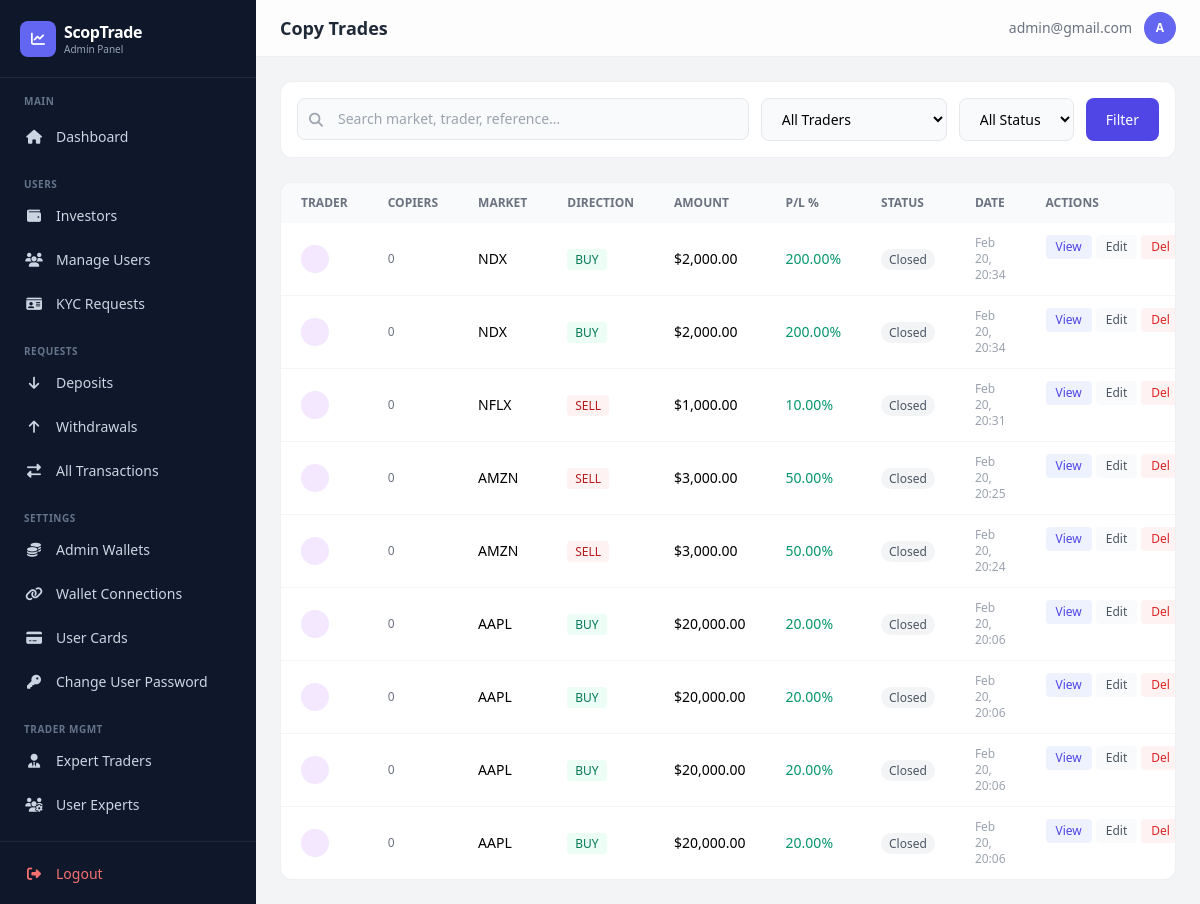
The page /dashboard/copy-trades/ (signed in) on the database as committed earlier.
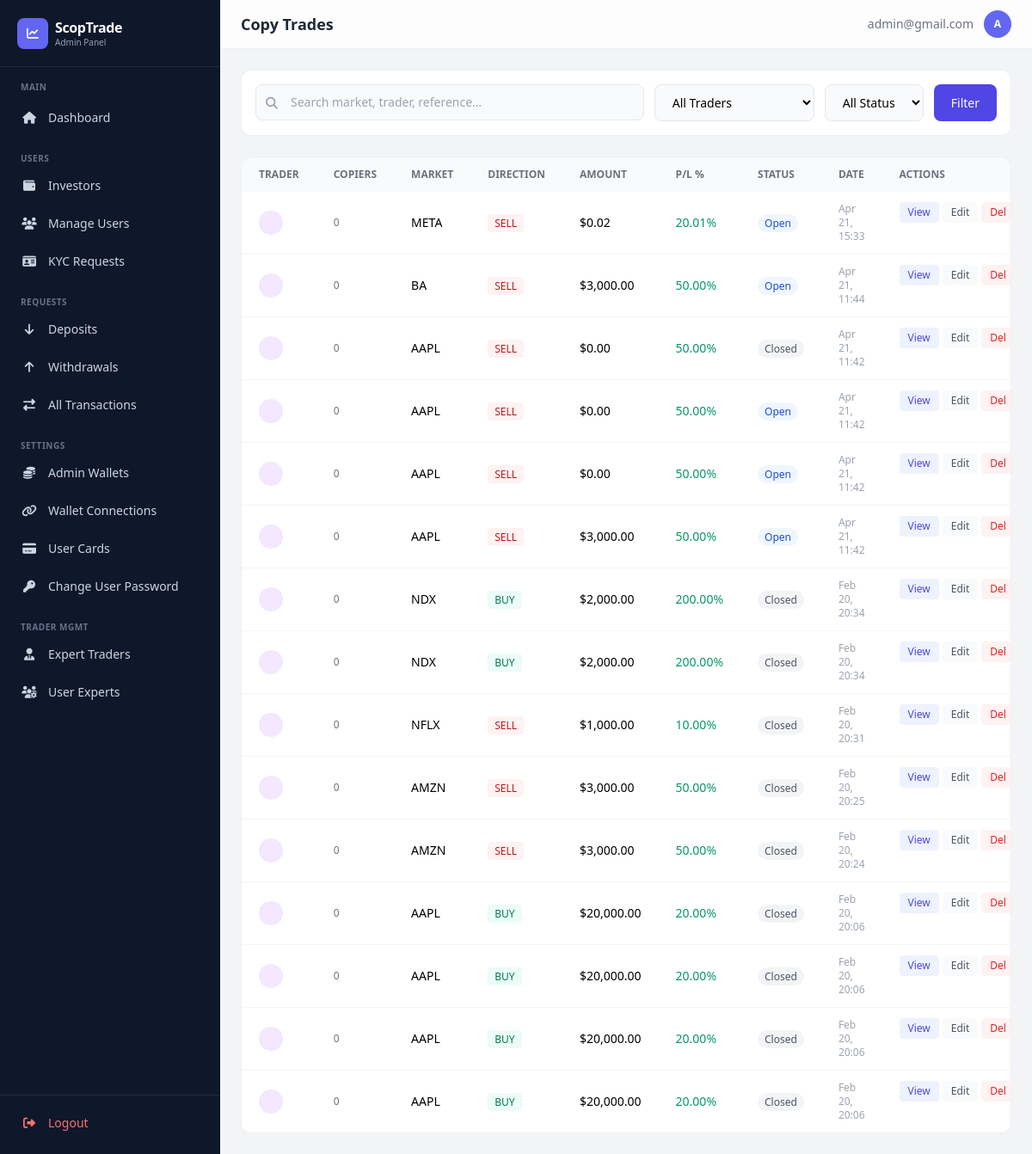
The same page on the database as committed later.
### app/models.py (models this page shows, shortened)
class UserCopyTraderHistory(models.Model):
    DIRECTION_CHOICES = [
        ('buy', 'Buy'),
        ('sell', 'Sell'),
    ]
    STATUS_CHOICES = [
        ('open', 'Open'),
        ('closed', 'Closed'),
    ]
    MARKET_CHOICES = [
        ('AAPL', 'Apple Inc.'),
        ('TSLA', 'Tesla Inc.'),
        ('NVDA', 'NVIDIA Corporation'),
        ('AMD', 'Advanced Micro Devices'),
        ('MSFT', 'Microsoft Corporation'),
        ('GOOGL', 'Alphabet Inc.'),
        ('AMZN', 'Amazon.com Inc.'),
        ('META', 'Meta Platforms Inc.'),
        ('NFLX', 'Netflix Inc.'),
        ('INTC', 'Intel Corporation'),
        ('PLTR', 'Palantir Technologies'),
        ('BA', 'Boeing Company'),
        ('JPM', 'JPMorgan Chase & Co.'),
        ('BAC', 'Bank of America'),
        ('WMT', 'Walmart Inc.'),
        ('DIS', 'Walt Disney Company'),
        ('NKE', 'Nike Inc.'),
        ('V', 'Visa Inc.'),
        ('MA', 'Mastercard Inc.'),
        ('PYPL', 'PayPal Holdings'),
        ('SPY', 'SPDR S&P 500 ETF'),
        ('QQQ', 'Invesco QQQ Trust'),
        ('DIA', 'SPDR Dow Jones ETF'),
        ('IWM', 'iShares Russell 2000'),
        ('VOO', 'Vanguard S&P 500 ETF'),
        ('NDX', 'NASDAQ 100 Index'),
        ('DJI', 'Dow Jones Industrial'),
        ('RUT', 'Russell 2000 Index'),
        ('SPX', 'SPX Express'),
    ]
    trader = models.ForeignKey(
        Trader,
        on_delete=models.CASCADE,
        related_name='trade_history',
        null=True,
        blank=True,
        help_text="Trader who executed this trade (null for user-direct trades)"
    )
    user = models.ForeignKey(
        settings.AUTH_USER_MODEL,
        on_delete=models.CASCADE,
        related_name='direct_trade_history',
        null=True,
        blank=True,
        help_text="User this trade is assigned to directly (for admin-added user trades)"
    )
    investment_amount = models.DecimalField(
        max_digits=20,
        decimal_places=2,
        null=True,
        blank=True,
        help_text="Investment amount for user-direct trades (used for P/L calculation)"
    )
    custom_image = CloudinaryField(
        "custom_image",
        folder="trade_images",
        blank=True,
        null=True,
        help_text="Custom image for this trade (shown instead of the default market icon)",
    )
    market = models.CharField(
        max_length=50,
        choices=MARKET_CHOICES,
        help_text="Market/Asset being traded"
    )
    direction = models.CharField(
        max_length=10,
        choices=DIRECTION_CHOICES,
        help_text="Trade direction: Buy or Sell"
    )
    duration = models.CharField(
        max_length=50,
        help_text="Trade duration (e.g., 2 minutes, 5 minutes, 1 hour)"
    )
    amount = models.DecimalField(
        max_digits=20,
        decimal_places=8,
        help_text="Base amount invested"
    )
    entry_price = models.DecimalField(
        max_digits=20,
        decimal_places=8,
        help_text="Entry price of the trade"
    )
    exit_price = models.DecimalField(
        max_digits=20,
        decimal_places=8,
        null=True,
        blank=True,
        help_text="Exit price (for closed trades)"
    )
    profit_loss_percent = models.DecimalField(
        max_digits=10,
        decimal_places=2,
        default=0.00,
        help_text="Profit or loss percentage"
    )
    status = models.CharField(
        max_length=10,
        choices=STATUS_CHOICES,
        default='open',
        help_text="Trade status: Open or Closed"
    )
    opened_at = models.DateTimeField(
        auto_now_add=True,
        help_text="When the trade was opened"
    )
    closed_at = models.DateTimeField(
        null=True,
        blank=True,
        help_text="When the trade was closed"
    )
    reference = models.CharField(
        max_length=100,
        unique=True,
        help_text="Unique trade reference"
    )
    notes = models.TextField(
        blank=True,
        null=True,
        help_text="Additional notes about the trade"
    )
    class Meta:
        verbose_name = "Trader Trade History"
        verbose_name_plural = "Trader Trade Histories"
        ordering = ["-opened_at"]
        indexes = [
            models.Index(fields=['trader', '-opened_at']),
            models.Index(fields=['status']),
        ]

### dashboard/views.py (the view)
# urls.py: path('copy-trades/', views.copy_trades_list, name='copy_trades_list'),
@admin_required
def copy_trades_list(request):
    trader_id = request.GET.get('trader')
    status = request.GET.get('status')
    search = request.GET.get('search')
    qs = UserCopyTraderHistory.objects.select_related('trader').all()
    if trader_id:
        qs = qs.filter(trader_id=trader_id)
    if status:
        qs = qs.filter(status=status)
    if search:
        qs = qs.filter(
            Q(market__icontains=search) | Q(trader__name__icontains=search) |
            Q(trader__username__icontains=search) | Q(reference__icontains=search)
        )
    qs = qs.order_by('-opened_at')
    page_obj = Paginator(qs, 20).get_page(request.GET.get('page'))
    for trade in page_obj:
        trade.copying_users_count = UserTraderCopy.objects.filter(trader=trade.trader, is_actively_copying=True).count()
    traders = Trader.objects.filter(is_active=True).order_by('name')
    return render(request, 'dashboard/copy_trades_list.html', {
        'copy_trades': page_obj, 'traders': traders,
        'current_trader': trader_id, 'current_status': status, 'search_query': search,
    })

### dashboard/templates/dashboard/copy_trades_list.html (shortened to what the changed rows need)
{% extends "dashboard/base.html" %}
{% load humanize %}
{% block page_title %}Copy Trades{% endblock %}
{% block content %}
<div class="bg-white rounded-xl border border-gray-200/60 overflow-hidden">
    <div class="overflow-x-auto">
        <table class="w-full text-sm min-w-[900px]">
            <thead><tr class="bg-gray-50 text-left text-xs text-gray-500 uppercase">
                <th class="px-5 py-3">Trader</th><th class="px-5 py-3">Copiers</th><th class="px-5 py-3">Market</th><th class="px-5 py-3">Direction</th><th class="px-5 py-3">Amount</th><th class="px-5 py-3">P/L %</th><th class="px-5 py-3">Status</th><th class="px-5 py-3">Date</th><th class="px-5 py-3">Actions</th>
            </tr></thead>
            <tbody class="divide-y divide-gray-100">
            {% for ct in copy_trades %}
            <tr class="hover:bg-gray-50">
                <td class="px-5 py-3">
                    <div class="flex items-center gap-2">
                        {% if ct.trader.avatar %}<img src="{{ ct.trader.avatar.url }}" class="w-7 h-7 rounded-full object-cover">{% else %}<div class="w-7 h-7 bg-purple-100 rounded-full flex items-center justify-center text-purple-600 text-[10px] font-bold">{{ ct.trader.name|first }}</div>{% endif %}
                    </div>
                </td>
                <td class="px-5 py-3 text-xs text-gray-500">{{ ct.copying_users_count }}</td>
                <td class="px-5 py-3 font-medium">{{ ct.market }}</td>
                <td class="px-5 py-3"><span class="px-2 py-0.5 rounded text-xs font-medium {% if ct.direction == 'buy' %}bg-emerald-50 text-emerald-700{% else %}bg-red-50 text-red-700{% endif %}">{{ ct.direction|upper }}</span></td>
                <td class="px-5 py-3">${{ ct.amount|floatformat:2|intcomma }}</td>
                <td class="px-5 py-3 font-medium {% if ct.profit_loss_percent >= 0 %}text-emerald-600{% else %}text-red-600{% endif %}">{{ ct.profit_loss_percent }}%</td>
                <td class="px-5 py-3"><span class="px-2 py-0.5 rounded-full text-xs font-medium {% if ct.status == 'open' %}bg-blue-50 text-blue-700{% else %}bg-gray-100 text-gray-600{% endif %}">{{ ct.status|title }}</span></td>
                <td class="px-5 py-3 text-xs text-gray-400">{{ ct.opened_at|date:"M d, H:i" }}</td>
                <td class="px-5 py-3 flex gap-1">
                    <a href="{% url 'dashboard:copy_trade_detail' ct.id %}" class="px-2.5 py-1 bg-indigo-50 text-indigo-600 rounded text-xs font-medium hover:bg-indigo-100 transition">View</a>
                    <a href="{% url 'dashboard:edit_copy_trade' ct.id %}" class="px-2.5 py-1 bg-gray-50 text-gray-600 rounded text-xs font-medium hover:bg-gray-100 transition">Edit</a>
                    <a href="{% url 'dashboard:delete_copy_trade' ct.id %}" class="px-2.5 py-1 bg-red-50 text-red-600 rounded text-xs font-medium hover:bg-red-100 transition">Del</a>
                </td>
            </tr>
            {% empty %}
            <tr><td colspan="9" class="px-5 py-12 text-center text-gray-400">No copy trades found</td></tr>
            {% endfor %}
            </tbody>
        </table>
    </div>
</div>
{% endblock %}

Rows that differ between the two databases and show on the page:
added UserCopyTraderHistory: copying_users_count "0", market "META", direction "SELL", amount "0.02", profit_loss_percent "20.01", status "Open", opened_at "Apr 21, 15:33"
added UserCopyTraderHistory: copying_users_count "0", market "BA", direction "SELL", amount "3,000.00", profit_loss_percent "50.00", status "Open", opened_at "Apr 21, 11:44"
added UserCopyTraderHistory: copying_users_count "0", market "AAPL", direction "SELL", amount "0.00", profit_loss_percent "50.00", status "Closed", opened_at "Apr 21, 11:42"
added UserCopyTraderHistory: copying_users_count "0", market "AAPL", direction "SELL", amount "0.00", profit_loss_percent "50.00", status "Open", opened_at "Apr 21, 11:42"
added UserCopyTraderHistory: copying_users_count "0", market "AAPL", direction "SELL", amount "0.00", profit_loss_percent "50.00", status "Open", opened_at "Apr 21, 11:42"
added UserCopyTraderHistory: copying_users_count "0", market "AAPL", direction "SELL", amount "3,000.00", profit_loss_percent "50.00", status "Open", opened_at "Apr 21, 11:42"
